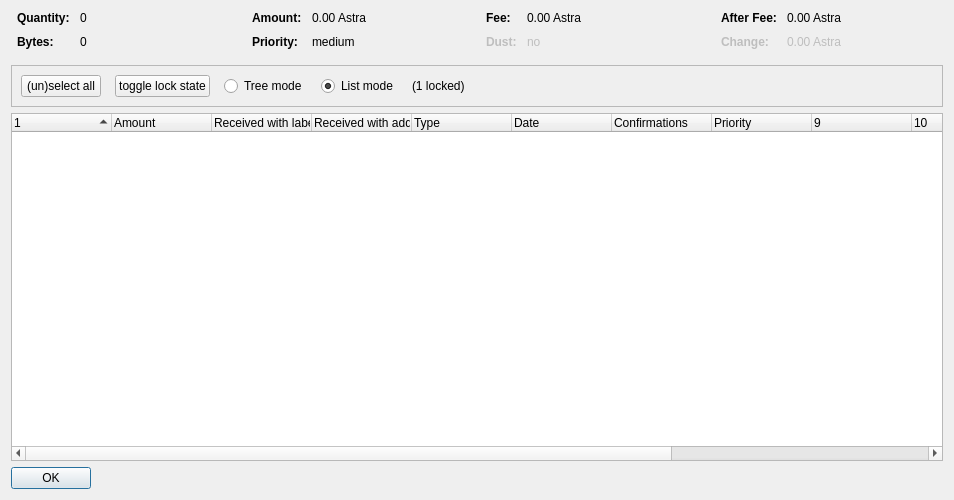
<?xml version="1.0" encoding="UTF-8"?>
<ui version="4.0">
 <class>CoinControlDialog</class>
 <widget class="QDialog" name="CoinControlDialog">
  <property name="geometry">
   <rect>
    <x>0</x>
    <y>0</y>
    <width>954</width>
    <height>500</height>
   </rect>
  </property>
  <property name="windowTitle">
   <string>Coin Selection</string>
  </property>
  <layout class="QVBoxLayout" name="verticalLayout">
   <item>
    <layout class="QHBoxLayout" name="horizontalLayoutTop" stretch="0,0,0,0">
     <property name="topMargin">
      <number>0</number>
     </property>
     <property name="bottomMargin">
      <number>10</number>
     </property>
     <item>
      <layout class="QFormLayout" name="formLayoutCoinControl1">
       <property name="horizontalSpacing">
        <number>10</number>
       </property>
       <property name="verticalSpacing">
        <number>10</number>
       </property>
       <property name="leftMargin">
        <number>6</number>
       </property>
       <property name="rightMargin">
        <number>6</number>
       </property>
       <item row="0" column="0">
        <widget class="QLabel" name="labelCoinControlQuantityText">
         <property name="font">
          <font>
           <weight>75</weight>
           <bold>true</bold>
          </font>
         </property>
         <property name="text">
          <string>Quantity:</string>
         </property>
        </widget>
       </item>
       <item row="0" column="1">
        <widget class="QLabel" name="labelCoinControlQuantity">
         <property name="cursor">
          <cursorShape>IBeamCursor</cursorShape>
         </property>
         <property name="contextMenuPolicy">
          <enum>Qt::ActionsContextMenu</enum>
         </property>
         <property name="text">
          <string notr="true">0</string>
         </property>
         <property name="textInteractionFlags">
          <set>Qt::LinksAccessibleByMouse|Qt::TextSelectableByKeyboard|Qt::TextSelectableByMouse</set>
         </property>
        </widget>
       </item>
       <item row="1" column="0">
        <widget class="QLabel" name="labelCoinControlBytesText">
         <property name="font">
          <font>
           <weight>75</weight>
           <bold>true</bold>
          </font>
         </property>
         <property name="text">
          <string>Bytes:</string>
         </property>
        </widget>
       </item>
       <item row="1" column="1">
        <widget class="QLabel" name="labelCoinControlBytes">
         <property name="cursor">
          <cursorShape>IBeamCursor</cursorShape>
         </property>
         <property name="contextMenuPolicy">
          <enum>Qt::ActionsContextMenu</enum>
         </property>
         <property name="text">
          <string notr="true">0</string>
         </property>
         <property name="textInteractionFlags">
          <set>Qt::LinksAccessibleByMouse|Qt::TextSelectableByKeyboard|Qt::TextSelectableByMouse</set>
         </property>
        </widget>
       </item>
      </layout>
     </item>
     <item>
      <layout class="QFormLayout" name="formLayoutCoinControl2">
       <property name="horizontalSpacing">
        <number>10</number>
       </property>
       <property name="verticalSpacing">
        <number>10</number>
       </property>
       <property name="leftMargin">
        <number>6</number>
       </property>
       <property name="rightMargin">
        <number>6</number>
       </property>
       <item row="0" column="0">
        <widget class="QLabel" name="labelCoinControlAmountText">
         <property name="font">
          <font>
           <weight>75</weight>
           <bold>true</bold>
          </font>
         </property>
         <property name="text">
          <string>Amount:</string>
         </property>
        </widget>
       </item>
       <item row="0" column="1">
        <widget class="QLabel" name="labelCoinControlAmount">
         <property name="cursor">
          <cursorShape>IBeamCursor</cursorShape>
         </property>
         <property name="contextMenuPolicy">
          <enum>Qt::ActionsContextMenu</enum>
         </property>
         <property name="text">
          <string notr="true">0.00 Astra</string>
         </property>
         <property name="textInteractionFlags">
          <set>Qt::LinksAccessibleByMouse|Qt::TextSelectableByKeyboard|Qt::TextSelectableByMouse</set>
         </property>
        </widget>
       </item>
       <item row="1" column="0">
        <widget class="QLabel" name="labelCoinControlPriorityText">
         <property name="font">
          <font>
           <weight>75</weight>
           <bold>true</bold>
          </font>
         </property>
         <property name="text">
          <string>Priority:</string>
         </property>
        </widget>
       </item>
       <item row="1" column="1">
        <widget class="QLabel" name="labelCoinControlPriority">
         <property name="cursor">
          <cursorShape>IBeamCursor</cursorShape>
         </property>
         <property name="contextMenuPolicy">
          <enum>Qt::ActionsContextMenu</enum>
         </property>
         <property name="text">
          <string>medium</string>
         </property>
         <property name="textInteractionFlags">
          <set>Qt::LinksAccessibleByMouse|Qt::TextSelectableByKeyboard|Qt::TextSelectableByMouse</set>
         </property>
        </widget>
       </item>
      </layout>
     </item>
     <item>
      <layout class="QFormLayout" name="formLayoutCoinControl3">
       <property name="horizontalSpacing">
        <number>10</number>
       </property>
       <property name="verticalSpacing">
        <number>10</number>
       </property>
       <property name="leftMargin">
        <number>6</number>
       </property>
       <property name="rightMargin">
        <number>6</number>
       </property>
       <item row="0" column="0">
        <widget class="QLabel" name="labelCoinControlFeeText">
         <property name="font">
          <font>
           <weight>75</weight>
           <bold>true</bold>
          </font>
         </property>
         <property name="text">
          <string>Fee:</string>
         </property>
        </widget>
       </item>
       <item row="0" column="1">
        <widget class="QLabel" name="labelCoinControlFee">
         <property name="cursor">
          <cursorShape>IBeamCursor</cursorShape>
         </property>
         <property name="contextMenuPolicy">
          <enum>Qt::ActionsContextMenu</enum>
         </property>
         <property name="text">
          <string notr="true">0.00 Astra</string>
         </property>
         <property name="textInteractionFlags">
          <set>Qt::LinksAccessibleByMouse|Qt::TextSelectableByKeyboard|Qt::TextSelectableByMouse</set>
         </property>
        </widget>
       </item>
       <item row="1" column="0">
        <widget class="QLabel" name="labelCoinControlLowOutputText">
         <property name="enabled">
          <bool>false</bool>
         </property>
         <property name="font">
          <font>
           <weight>75</weight>
           <bold>true</bold>
          </font>
         </property>
         <property name="text">
          <string>Dust:</string>
         </property>
        </widget>
       </item>
       <item row="1" column="1">
        <widget class="QLabel" name="labelCoinControlLowOutput">
         <property name="enabled">
          <bool>false</bool>
         </property>
         <property name="cursor">
          <cursorShape>IBeamCursor</cursorShape>
         </property>
         <property name="contextMenuPolicy">
          <enum>Qt::ActionsContextMenu</enum>
         </property>
         <property name="text">
          <string>no</string>
         </property>
         <property name="textInteractionFlags">
          <set>Qt::LinksAccessibleByMouse|Qt::TextSelectableByKeyboard|Qt::TextSelectableByMouse</set>
         </property>
        </widget>
       </item>
      </layout>
     </item>
     <item>
      <layout class="QFormLayout" name="formLayoutCoinControl4">
       <property name="horizontalSpacing">
        <number>10</number>
       </property>
       <property name="verticalSpacing">
        <number>10</number>
       </property>
       <property name="leftMargin">
        <number>6</number>
       </property>
       <property name="rightMargin">
        <number>6</number>
       </property>
       <item row="0" column="0">
        <widget class="QLabel" name="labelCoinControlAfterFeeText">
         <property name="font">
          <font>
           <weight>75</weight>
           <bold>true</bold>
          </font>
         </property>
         <property name="text">
          <string>After Fee:</string>
         </property>
        </widget>
       </item>
       <item row="0" column="1">
        <widget class="QLabel" name="labelCoinControlAfterFee">
         <property name="cursor">
          <cursorShape>IBeamCursor</cursorShape>
         </property>
         <property name="contextMenuPolicy">
          <enum>Qt::ActionsContextMenu</enum>
         </property>
         <property name="text">
          <string notr="true">0.00 Astra</string>
         </property>
         <property name="textInteractionFlags">
          <set>Qt::LinksAccessibleByMouse|Qt::TextSelectableByKeyboard|Qt::TextSelectableByMouse</set>
         </property>
        </widget>
       </item>
       <item row="1" column="0">
        <widget class="QLabel" name="labelCoinControlChangeText">
         <property name="enabled">
          <bool>false</bool>
         </property>
         <property name="font">
          <font>
           <weight>75</weight>
           <bold>true</bold>
          </font>
         </property>
         <property name="text">
          <string>Change:</string>
         </property>
        </widget>
       </item>
       <item row="1" column="1">
        <widget class="QLabel" name="labelCoinControlChange">
         <property name="enabled">
          <bool>false</bool>
         </property>
         <property name="cursor">
          <cursorShape>IBeamCursor</cursorShape>
         </property>
         <property name="contextMenuPolicy">
          <enum>Qt::ActionsContextMenu</enum>
         </property>
         <property name="text">
          <string notr="true">0.00 Astra</string>
         </property>
         <property name="textInteractionFlags">
          <set>Qt::LinksAccessibleByMouse|Qt::TextSelectableByKeyboard|Qt::TextSelectableByMouse</set>
         </property>
        </widget>
       </item>
      </layout>
     </item>
    </layout>
   </item>
   <item>
    <widget class="QFrame" name="frame">
     <property name="minimumSize">
      <size>
       <width>0</width>
       <height>40</height>
      </size>
     </property>
     <property name="frameShape">
      <enum>QFrame::StyledPanel</enum>
     </property>
     <property name="frameShadow">
      <enum>QFrame::Sunken</enum>
     </property>
     <layout class="QHBoxLayout" name="horizontalLayout">
      <item>
       <layout class="QHBoxLayout" name="horizontalLayoutPanel" stretch="0,0,0,0,0,0">
        <property name="spacing">
         <number>14</number>
        </property>
        <item>
         <widget class="QPushButton" name="pushButtonSelectAll">
          <property name="sizePolicy">
           <sizepolicy hsizetype="Maximum" vsizetype="Fixed">
            <horstretch>0</horstretch>
            <verstretch>0</verstretch>
           </sizepolicy>
          </property>
          <property name="text">
           <string>(un)select all</string>
          </property>
          <property name="autoDefault">
           <bool>false</bool>
          </property>
         </widget>
        </item>
        <item>
         <widget class="QPushButton" name="pushButtonToggleLock">
          <property name="sizePolicy">
           <sizepolicy hsizetype="Maximum" vsizetype="Fixed">
            <horstretch>0</horstretch>
            <verstretch>0</verstretch>
           </sizepolicy>
          </property>
          <property name="text">
           <string>toggle lock state</string>
          </property>
          <property name="autoDefault">
           <bool>false</bool>
          </property>
         </widget>
        </item>
        <item>
         <widget class="QRadioButton" name="radioTreeMode">
          <property name="sizePolicy">
           <sizepolicy hsizetype="Maximum" vsizetype="Fixed">
            <horstretch>0</horstretch>
            <verstretch>0</verstretch>
           </sizepolicy>
          </property>
          <property name="text">
           <string>Tree mode</string>
          </property>
         </widget>
        </item>
        <item>
         <widget class="QRadioButton" name="radioListMode">
          <property name="sizePolicy">
           <sizepolicy hsizetype="Maximum" vsizetype="Fixed">
            <horstretch>0</horstretch>
            <verstretch>0</verstretch>
           </sizepolicy>
          </property>
          <property name="text">
           <string>List mode</string>
          </property>
          <property name="checked">
           <bool>true</bool>
          </property>
         </widget>
        </item>
        <item>
         <widget class="QLabel" name="labelLocked">
          <property name="text">
           <string>(1 locked)</string>
          </property>
         </widget>
        </item>
        <item>
         <spacer name="horizontalSpacer">
          <property name="orientation">
           <enum>Qt::Horizontal</enum>
          </property>
          <property name="sizeHint" stdset="0">
           <size>
            <width>40</width>
            <height>20</height>
           </size>
          </property>
         </spacer>
        </item>
       </layout>
      </item>
     </layout>
    </widget>
   </item>
   <item>
    <widget class="CoinControlTreeWidget" name="treeWidget">
     <property name="contextMenuPolicy">
      <enum>Qt::CustomContextMenu</enum>
     </property>
     <property name="sortingEnabled">
      <bool>false</bool>
     </property>
     <property name="columnCount">
      <number>13</number>
     </property>
     <attribute name="headerShowSortIndicator" stdset="0">
      <bool>true</bool>
     </attribute>
     <attribute name="headerStretchLastSection">
      <bool>false</bool>
     </attribute>
     <column>
      <property name="text">
       <string/>
      </property>
     </column>
     <column>
      <property name="text">
       <string>Amount</string>
      </property>
     </column>
     <column>
      <property name="text">
       <string>Received with label</string>
      </property>
     </column>
     <column>
      <property name="text">
       <string>Received with address</string>
      </property>
     </column>
     <column>
      <property name="text">
	<string>Type</string>
      </property>
     </column>
     <column>
      <property name="text">	 
       <string>Date</string>
      </property>
     </column>
     <column>
      <property name="text">
       <string>Confirmations</string>
      </property>
      <property name="toolTip">
       <string>Confirmed</string>
      </property>
     </column>
     <column>
      <property name="text">
       <string>Priority</string>
      </property>
     </column>
     <column>
      <property name="text">
       <string/>
      </property>
     </column>
     <column>
      <property name="text">
       <string/>
      </property>
     </column>
     <column>
      <property name="text">
       <string/>
      </property>
     </column>
     <column>
      <property name="text">
       <string/>
      </property>
     </column>
     <column>
      <property name="text">
       <string/>
      </property>
     </column>
    </widget>
   </item>
   <item>
    <widget class="QDialogButtonBox" name="buttonBox">
     <property name="sizePolicy">
      <sizepolicy hsizetype="Maximum" vsizetype="Fixed">
       <horstretch>0</horstretch>
       <verstretch>0</verstretch>
      </sizepolicy>
     </property>
     <property name="orientation">
      <enum>Qt::Horizontal</enum>
     </property>
     <property name="standardButtons">
      <set>QDialogButtonBox::Ok</set>
     </property>
    </widget>
   </item>
  </layout>
 </widget>
 <customwidgets>
  <customwidget>
   <class>CoinControlTreeWidget</class>
   <extends>QTreeWidget</extends>
   <header>coincontroltreewidget.h</header>
  </customwidget>
 </customwidgets>
 <resources/>
 <connections/>
</ui>
